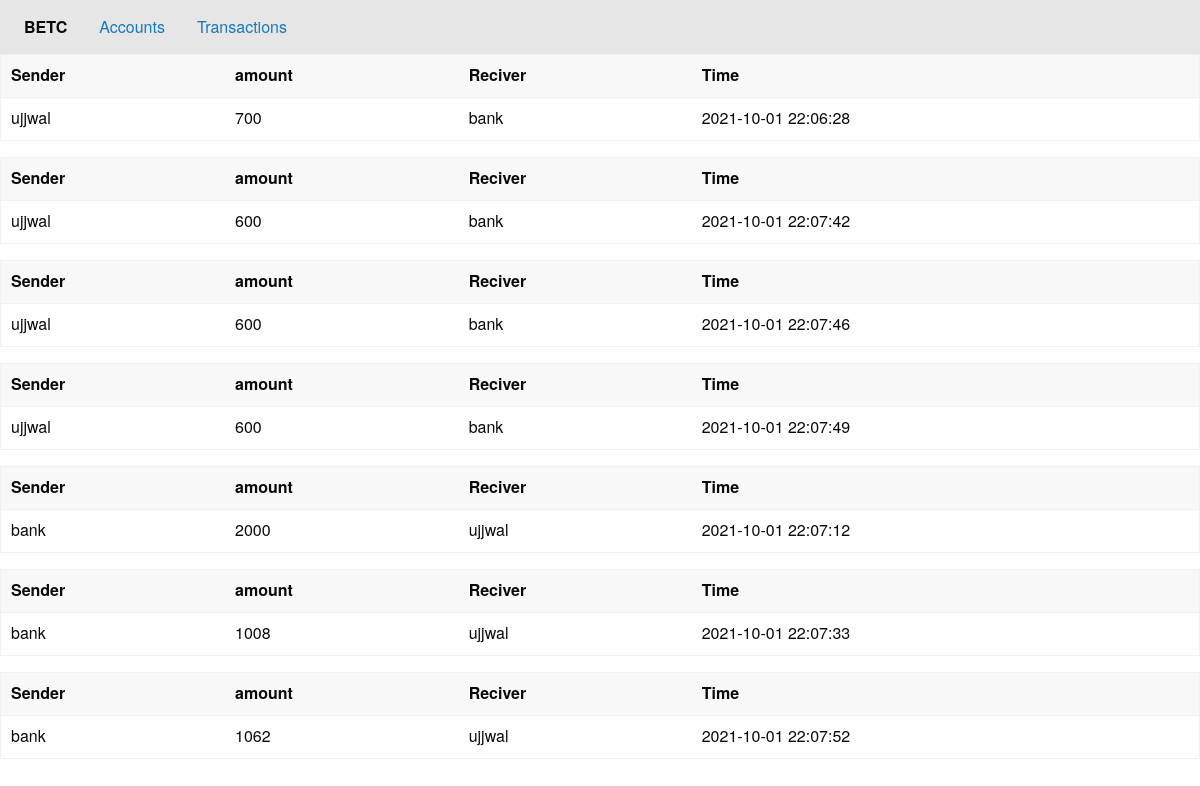
The app's page /transactions/ujjwal with its own data.
### app/models.py (models this page shows)
class Transactions(db.Model):
    id = db.Column(db.Integer, primary_key=True)
    sender = db.Column(db.String, nullable=False)
    reciever = db.Column(db.String, nullable=False)
    dateTime = db.Column(db.DateTime, default=func.now())
    amount =  db.Column(db.Integer,nullable=True)

### app/routes.py (the view)
@app.route("/transactions/<username>", methods=["GET"])
def transaction(username):
    try:
        wallet = Wallet.query.filter_by(username=username).first()
        if len(wallet.username) < 1:
            return "User not found"
        sends = Transactions.query.filter_by(sender=username)
        recieves = Transactions.query.filter_by(reciever=username)
        return render_template("transaction.html", recieves=recieves,
        sends=sends,
        username=username)
    except: return "something went wrong"

### app/templates/transaction.html (shortened to what this page needs)
{% extends "index.html" %}
{% block content %}
    {% for send in sends %}
    <table id='result' class='display'>
      <thead>
        <tr>
          <th>Sender</th>
          <th>amount</th>
          <th>Reciver</th>
          <th>Time</th>
        </tr>
      </thead>
      <tbody>
        <tr>
          <td>{{ send.sender }}</td>
          <td>{{ send.amount }}</td>
          <td>{{send.reciever}}</td>
          <td>{{send.dateTime}}</td>
    {% endfor %}
        </tr>
      </tbody>
    </table>
    {% for recieve in recieves %}
  <table id='result' class='display'>
    <thead>
      <tr>
        <th>Sender</th>
        <th>amount</th>
        <th>Reciver</th>
        <th>Time</th>
      </tr>
    </thead>
    <tbody>
      <tr>
        <td>{{recieve.sender}}</td>
        <td>{{recieve.amount}}</td>
        <td>{{recieve.reciever}}</td>
        <td>{{recieve.dateTime}}</td>
      </tr>
    </tbody>
  </table>
    {% endfor %}
{% endblock %}

### records on screen
Transactions: sender "ujjwal", amount "700", reciever "bank", dateTime "2021-10-01 22:06:28"
Transactions: sender "ujjwal", amount "600", reciever "bank", dateTime "2021-10-01 22:07:42"
Transactions: sender "ujjwal", amount "600", reciever "bank", dateTime "2021-10-01 22:07:46"
Transactions: sender "ujjwal", amount "600", reciever "bank", dateTime "2021-10-01 22:07:49"
Transactions: sender "bank", amount "2000", reciever "ujjwal", dateTime "2021-10-01 22:07:12"
Transactions: sender "bank", amount "1008", reciever "ujjwal", dateTime "2021-10-01 22:07:33"
Transactions: sender "bank", amount "1062", reciever "ujjwal", dateTime "2021-10-01 22:07:52"
